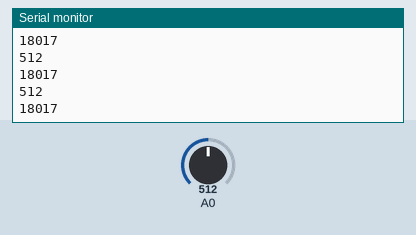
Simulated run of this sketch. Board: Arduino Uno, built with avr-gcc and run on an emulated ATmega328P. Shown: the last lines printed to the serial monitor. Inputs (shaded band) come from the test bench; at power-on: A0 = 512.

Above: at 1.2 s.
1.3 s: A0 set to 716
At 1.8 s:
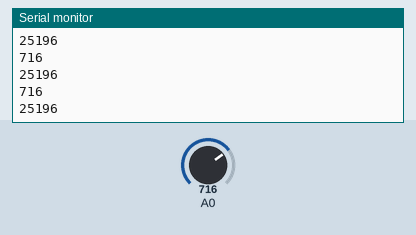
2.8 s: A0 set to 900
At 3.8 s:
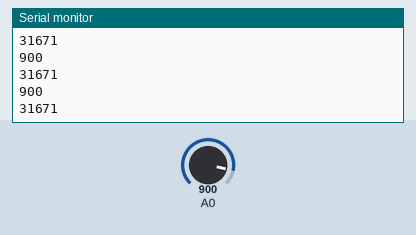
Timing chart, 0 to 5.8 s (numbered marks = the images above; inputs shaded):
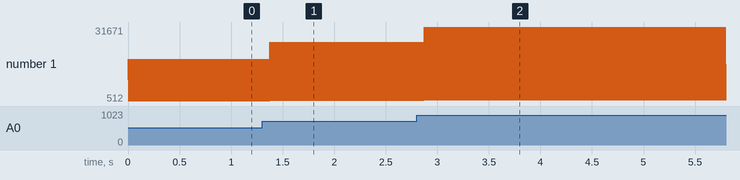

The sketch:

mapping.ino
```cpp
void setup() {

 Serial.begin(9600);    // initialize the baud rate  of arduino 9600
}

void loop() {

  int val;
  int x;
  x=analogRead(0);
  val=map(x,0,1023,0,36000);   //the value of x is mapped ( divided) into 1023 parts such the min value of x=0 and max value is 1023 , here we further mapped the
  Serial.println(val);
  Serial.println(x);
}
```

Measured:
- after the input at 1.3 s, the serial monitor: prints a new line after 0.07 s (image 1)
- after the input at 2.8 s, the serial monitor: prints a new line after 0.07 s (image 2)
- plotted number 1: 18017 → 25196 after the input at 1.3 s, 25196 → 3167 after the input at 2.8 s
